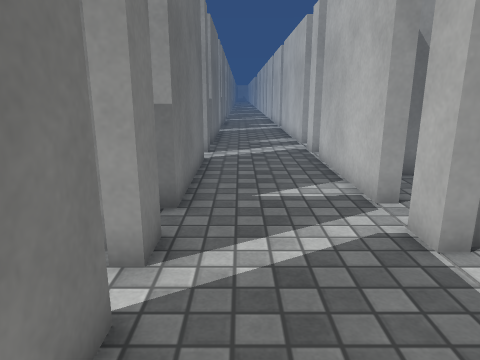
[1] (above)

17 first-person views from a walk through a scene from a Unity 3-D project. The camera is 1.2 m above the floor, tilts 14° down and sees 70° across. The floor is counted in squares, 0.5 m on a side. Each view is taken from the middle of a square. On the plan, view 1 faces up. The plan holds only what a view shows up to about 20 squares ahead; the rest is blank. The place goes on beyond the plan. Surface patterns are stand-ins for the level's own textures.

[2]
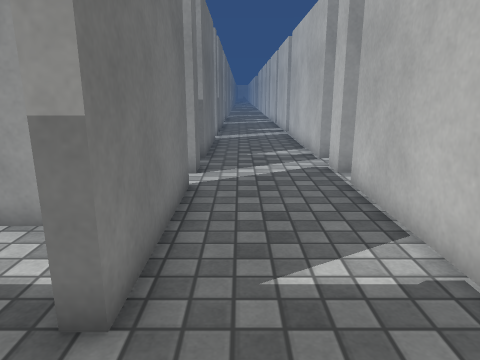

[3]
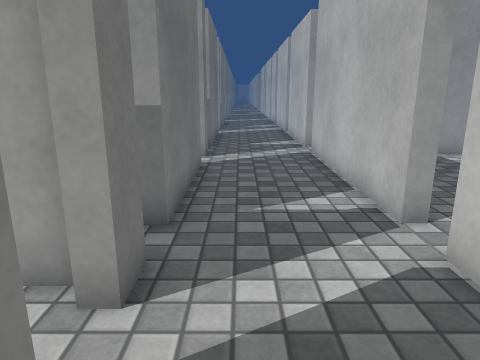

[4]
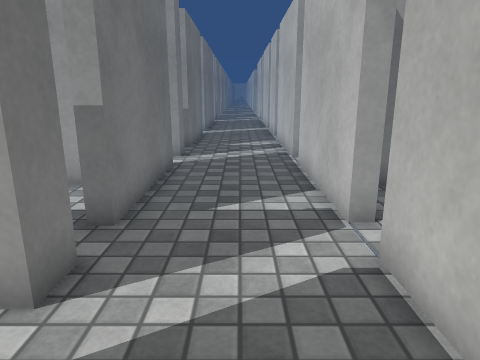

[5]
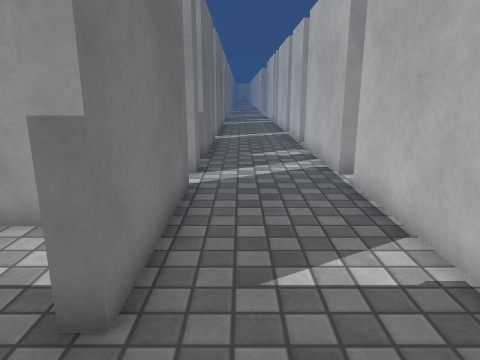

[6]
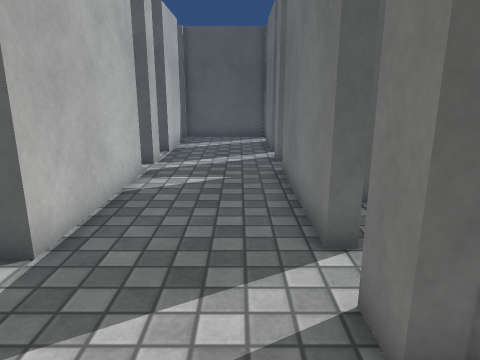

[7]
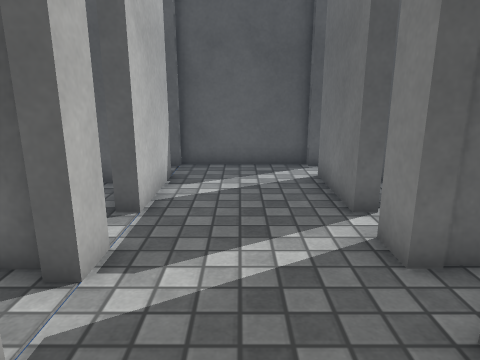

[8]
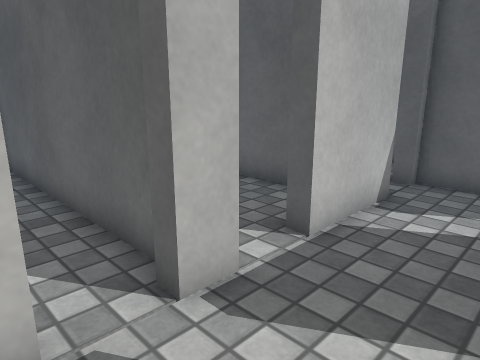

[9]
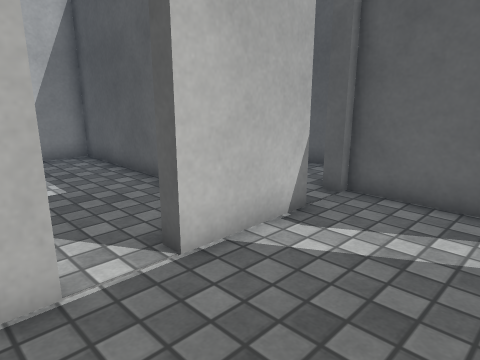

[10]
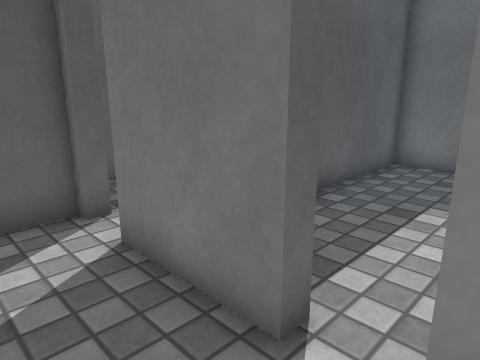

[11]
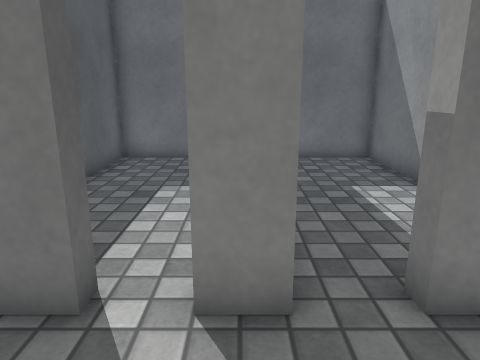

[12]
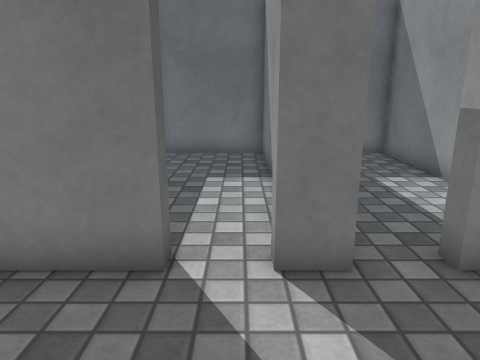

[13]
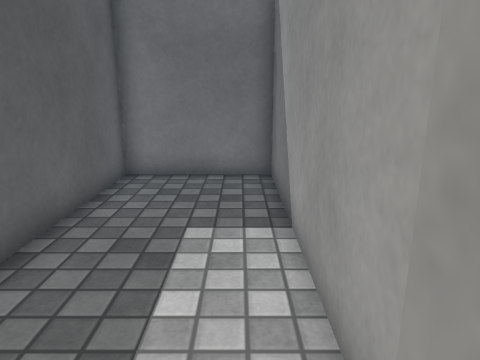

[14]
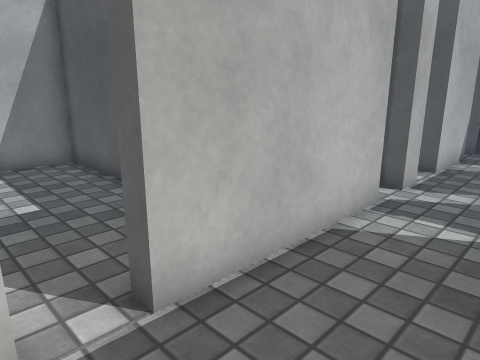

[15]
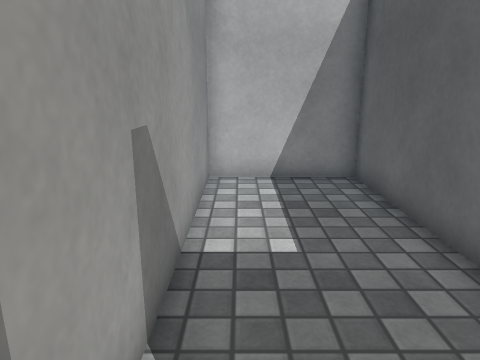

[16]
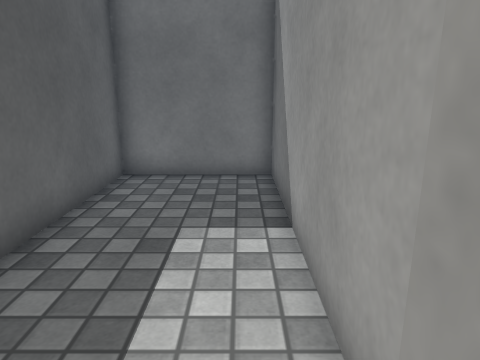

[17]
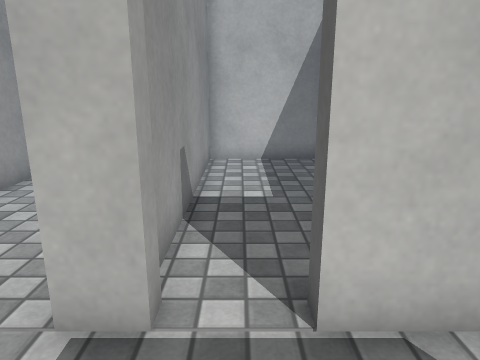

### Floor plan
Ten units are one square. View 1 is at (0, 0); x grows to the right and y downward. Boxes are objects, and circles mark ways between rooms. Rooms are numbered by the first view taken in them; rooms with no view inside come last. Other rooms are left out.
<svg viewBox="-118 -430 254 455">
<path fill="none" stroke="#000" d="M31 -171 31 -258M-14 -230 -14 -171 -20 -171M-14 -156 -14 -145 -20 -145M31 -146 31 -158M-14 -256 -14 -244M31 -272 31 -331M-20 -129 -14 -129 -14 -71 -20 -71M31 -74 31 -136M-14 -330 -14 -271 -20 -271M-14 -56 -14 -45 -20 -45M31 -345 31 -405M31 -50 31 -59M-14 -356 -14 -345 -18 -345M-20 -32 -14 -32 -14 2M31 5 31 -32M-14 -415 -14 -370M-20 17 -12 17M-15 20 31 20M75 -106 130 -106 130 -149 40 -149M36 -145 30 -145M31 -136 31 -146M30 -133 36 -133M-20 -50 -113 -50 -113 -4 -58 -4M-21 -149 -113 -149 -113 -106 -56 -106M42 -7 130 -7 130 -52M36 -50 31 -50M31 -32 36 -32M131 -50 44 -50"/>
<circle cx="35" cy="-140" r="3" fill="#2a7"/>
<circle cx="-20" cy="-40" r="3" fill="#2a7"/>
<circle cx="-20" cy="-140" r="3" fill="#2a7"/>
<circle cx="35" cy="-40" r="3" fill="#2a7"/>
<text x="10" y="-200">1</text>
<text x="80" y="-130">2</text>
<text x="-70" y="-30">3</text>
<text x="-60" y="-130">4</text>
<text x="80" y="-30">5</text>
</svg>
Room 1 opens to room 2. Room 1 opens to room 3. Room 1 opens to room 4. Room 1 opens to room 5.

Where each view was taken, in squares from view 1:
view 1: 0 up, 0 right, facing up
view 2: 4 up, 0 right, facing up
view 3: 11 up, 0 right, facing up
view 4: 21 up, 1 right, facing up
view 5: 24 up, 0 right, facing up
view 6: 18 up, 0 right, facing down
view 7: 10 up, 1 right, facing down
view 8: 8 up, 0 right, facing down-right
view 9: 6 up, 1 left, facing down-right
view 10: 5 up, 1 right, facing down-left
view 11: 5 up, 2 right, facing left
view 12: 14 up, 3 right, facing left
view 13: 14 up, 1 left, facing left
view 14: 15 up, 0 right, facing down-right
view 15: 14 up, 3 right, facing right
view 16: 4 up, 1 left, facing left
view 17: 4 up, 0 right, facing right
